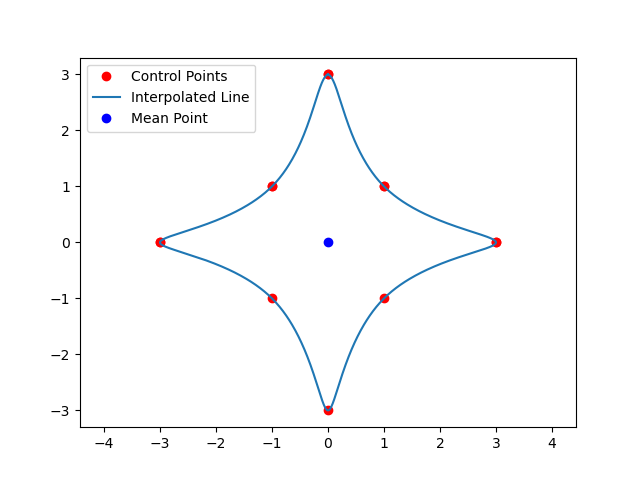
#> input picture file1.png, 640 x 480 px, given in place of 四面体.mp4, which was not available
$ jupyter execute try.ipynb
#> lines starting #> are read from the running program, lines starting #| are printed output that depends on the picture; pictures that were not available may be replaced by others from this repository, and a replacement may not be noted
### kon/pixel_converter.py
import cv2

def get_video_dpi(video_path):
    try:
        cap = cv2.VideoCapture(video_path)
        ret, frame = cap.read()
        if ret:
            dpi = frame.shape[1]  # 幅をDPI情報として使用
            cap.release()
            return dpi
        else:
            cap.release()
            return None
    except Exception as e:
        return str(e)

# [4 lines left out: function pixel_to_mm, not called in this run]

### try.ipynb
[cell 1]
#リスト内リストで格納されている座標情報について、x,yを別々のリストに格納する
Contour = [[1,2],[1,3],[3,4],[4,5]]
x = []
y = []
for i in range(len(Contour)):
    x.append(Contour[i][0])
    y.append(Contour[i][1])
print(x)
print(y)

[cell 2]
import numpy as np

x = [1, 1, 3, 4]
y = [2, 3, 4, 5]

r_exp = []
theta_exp = []
#arctan()の返り値を0~2πにして、超えた分はθ+2πとして記録する
first_try = True
second_loop = False
for i in range(len(x)):
    r_exp.append(np.sqrt(x[i] ** 2 + y[i] ** 2))
    theta_check = np.arctan2(y[i],x[i])
    if theta_check > 0 and second_loop == False:
        theta_exp.append(theta_check)
    elif theta_check < 0 and second_loop == False:
        theta_exp.append(2*np.pi+theta_check)
    elif theta_check == 0 and first_try == True:
        theta_exp.append(0)
        first_try = False
    elif theta_check == 0 and first_try == False:
        theta_exp.append(2*np.pi)
        second_loop = True
    if theta_check > 0 and second_loop == True:
        theta_exp.append(theta_check + 2*np.pi)
    elif theta_check < 0 and second_loop == True:
        theta_exp.append(2*np.pi+theta_check + 2*np.pi)


print(r_exp)
print(theta_exp)

[cell 3]
import matplotlib.pyplot as plt
Contour_all = [[3,0],[2,0.5],[1,1],[0.7,2],[0,3],[-0.3,2],[-1,1],[-2,1],[-3,0],[2,-0.3],[-1,-1],[0.4,-2],[0,-3],[0.6,-2],[1,-1],[2,-0.3],[3,0]]

x, y = zip(*Contour_all)
plt.scatter(x, y)
plt.show()

[cell 4]
#一つの条件のみ表示する
import math
import numpy as np
import matplotlib.pyplot as plt

a = 1
b = 1
c = 1
d = 0
m = 1

r = []
theta = np.linspace(0, 2*np.pi, 1000)
for i in range(len(theta)):
    r.append(a*(2.0 - b * abs(math.sin(1.5 * c *(theta[i]-d))**m)))

x = r * np.cos(theta)
y = r * np.sin(theta)

fig = plt.figure(figsize = (10,6))
#グラフを描画するsubplot領域を作成。
ax1 = fig.add_subplot(2, 2, 1)
ax2 = fig.add_subplot(2, 2, 2)
#フォント設定
plt.rcParams["font.family"] = "Arial"
ax1.plot(theta, r)
ax2.plot(x, y)
ax1.set_xlabel('θ')
ax2.set_xlabel('x')
ax1.set_ylabel('r')
ax2.set_ylabel('y')
#テキストボックスの生成
textstr = '\n'.join((
    r'$a=%.2f$' % (a, ),
    r'$b=%.2f$' % (b, ),
    r'$c=%.2f$' % (c, ),
    r'$d=%.2f$' % (d, ),
    r'$m=%.2f$' % (m, )))
# 数式の文字列を生成
equation_str = r'$r=a×(2-b|sin(1.5c(θ - d))|^m)$'
# テキストボックスの属性を設定
props = dict(boxstyle='round', facecolor='white', alpha=0.5)

# テキストボックスを座標 (0.05, 0.95) に配置
ax2.text(0.05, 0.95, textstr, transform=ax2.transAxes, fontsize=10,
        verticalalignment='top', bbox=props)
ax1.text(0.05, 0.95, equation_str, transform=ax1.transAxes, fontsize=12,
        verticalalignment='top', bbox=props)
ax1.set_xlim([0, 6.3])
ax1.set_ylim([0, 4])
ax2.set_xlim([-5, 5])
ax2.set_ylim([-3, 3])

plt.show()
#> figure, not shown here; panel 1: curve peaks at x = 0, y = 2

[cell 5]
#一つの条件のみ表示する
import math
import numpy as np
import matplotlib.pyplot as plt

a = 1 #拡大
b = 1 #遷移1
c = np.pi/3*2 #回転
d = 1 #遷移2
cons = np.pi/3 #定数


r = []
theta = np.linspace(0, 2*np.pi, 1000)
for i in range(len(theta)):
    tmp = (d*theta[i]-c) % (np.pi/1.5)
    #r.append(a*(2.0 - b * abs(math.sin(1.5 * c *(theta[i]-d))**m)))
    r.append(a*(b*(1/math.cos(tmp-cons)-2)+2))

x = r * np.cos(theta)
y = r * np.sin(theta)

fig = plt.figure(figsize = (10,6))
#グラフを描画するsubplot領域を作成。
ax1 = fig.add_subplot(2, 2, 1)
ax2 = fig.add_subplot(2, 2, 2)
#フォント設定
plt.rcParams["font.family"] = "Arial"
ax1.plot(theta, r)
ax2.plot(x, y)
ax1.set_xlabel('θ')
ax2.set_xlabel('x')
ax1.set_ylabel('r')
ax2.set_ylabel('y')
#テキストボックスの生成
textstr = '\n'.join((
    r'$a=%.2f$' % (a, ),
    r'$b=%.2f$' % (b, ),
    r'$c=%.2f$' % (c, ),
    r'$d=%.2f$' % (d, ),))
# 数式の文字列を生成
equation_str = r'$r=a(b(sec(θ - π/3)-2)+2)$'
# テキストボックスの属性を設定
props = dict(boxstyle='round', facecolor='white', alpha=0.5)

# テキストボックスを座標 (0.05, 0.95) に配置
ax2.text(0.05, 0.95, textstr, transform=ax2.transAxes, fontsize=10,
        verticalalignment='top', bbox=props)
ax1.text(0.05, 0.95, equation_str, transform=ax1.transAxes, fontsize=12,
        verticalalignment='top', bbox=props)
ax1.set_xlim([0, 6.3])
ax1.set_ylim([0, 4])
ax2.set_xlim([-5, 5])
ax2.set_ylim([-3, 3])
#余白の自動調整
plt.tight_layout()

path = "figure_b_{}_d_{}".format(b,d)
plt.savefig("/Users/nametakouhei/name/画像ファイル/{}".format(path),bbox_inches='tight')
#> figure, not shown here; panel 1: curve peaks at x = 0, y = 2
plt.show()

[cell 6]
#網羅的に画像の描画をする
import math
import numpy as np
import matplotlib.pyplot as plt

a = 1 #拡大
b = np.arange(0, 1.25, 0.25) #遷移1
c = 0 #回転
d = np.arange(1/3, 5/3, 1/3) #遷移2
cons = np.pi/3 #定数

theta = np.linspace(0, 2*np.pi, 100)

for j,_ in enumerate(b):
    for i,_ in enumerate(d):
        #break
        r = []
        path = "i_{}_j_{}.jpg".format(i,j)
        for k in range(len(theta)):
            #r.append(2 - i * abs(math.sin(3/2 * j * (theta[k] - c))))
            tmp = (d[i]*theta[k]-c) % (np.pi/1.5)
            r.append(a*(b[j]*(1/math.cos(tmp-cons)-2)+2))

        x = np.array(r) * np.cos(theta)  # xの計算を修正
        y = np.array(r) * np.sin(theta)  # yの計算を修正

        fig = plt.figure(figsize = (10,6))

        #グラフを描画するsubplot領域を作成。
        ax1 = fig.add_subplot(2, 2, 1)
        ax2 = fig.add_subplot(2, 2, 2)
        #テキストボックスの生成
        textstr = '\n'.join((
            r'$a=%.2f$' % (a, ),
            r'$b=%.2f$' % (b[j], ),
            r'$c=%.2f$' % (c, ),
            r'$d=%.2f$' % (d[i], ),))
        # 数式の文字列を生成
        equation_str = r'$r=a(b(sec(θ - π/3)-2)+2)$'
        # テキストボックスの属性を設定
        props = dict(boxstyle='round', facecolor='white', alpha=0.5)
        #グラフの軸の設定
        ax1.plot(theta, r)
        ax2.plot(x, y)
        ax1.set_xlabel('θ')
        ax2.set_xlabel('x')
        ax1.set_ylabel('r')
        ax2.set_ylabel('y')
        ax1.set_xlim([0, 6.3])
        ax1.set_ylim([0, 4])
        ax2.set_xlim([-5, 5])
        ax2.set_ylim([-3, 3])

        ax2.text(0.05, 0.95, textstr, transform=ax2.transAxes, fontsize=10,
        verticalalignment='top', bbox=props)
        ax1.text(0.05, 0.95, equation_str, transform=ax1.transAxes, fontsize=12,
        verticalalignment='top', bbox=props)

        plt.savefig("/Users/nametakouhei/name/画像ファイル/{}".format(path))
#> figure, not shown here; panel 1: curve peaks at x = 0, y = 2
#> figure, not shown here; panel 1: curve peaks at x = 0, y = 2
#> figure, not shown here; panel 1: curve peaks at x = 0, y = 2
#> figure, not shown here; panel 1: curve peaks at x = 0, y = 2
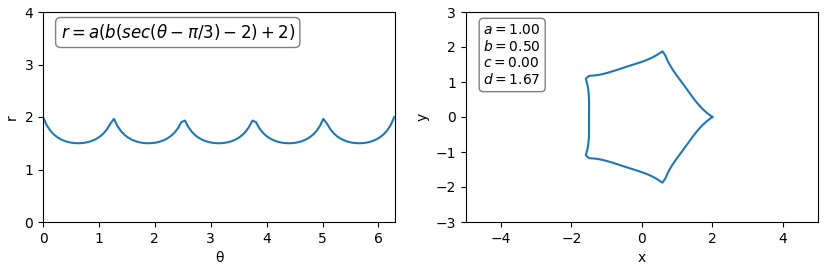
#> figure drawn by matplotlib, 2 panels; panel 1: curve peaks at x = 0, y = 2
#> figure, not shown here; panel 1: curve peaks at x = 0, y = 2
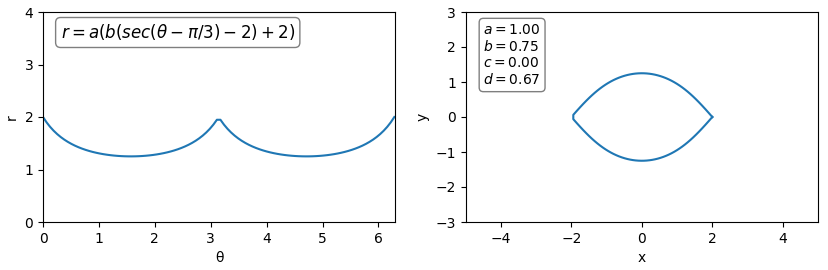
#> figure drawn by matplotlib, 2 panels; panel 1: curve peaks at x = 0, y = 2
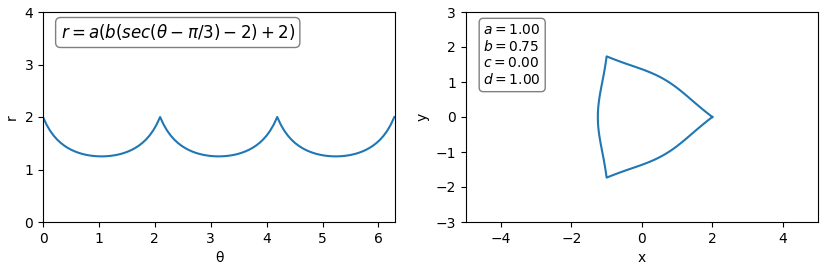
#> figure drawn by matplotlib, 2 panels; panel 1: curve peaks at x = 0, y = 2
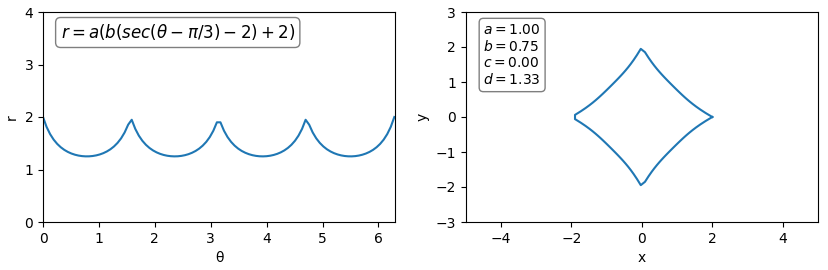
#> figure drawn by matplotlib, 2 panels; panel 1: curve peaks at x = 0, y = 2
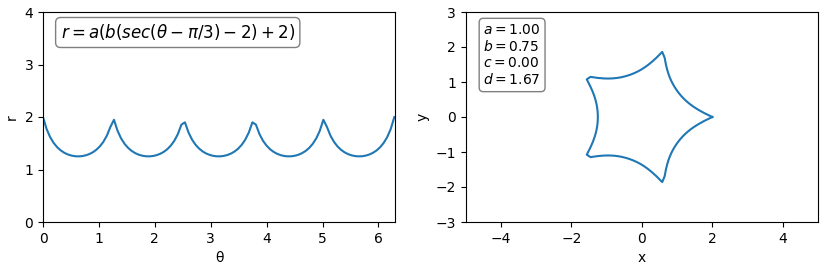
#> figure drawn by matplotlib, 2 panels; panel 1: curve peaks at x = 0, y = 2
#> figure, not shown here; panel 1: curve peaks at x = 0, y = 2
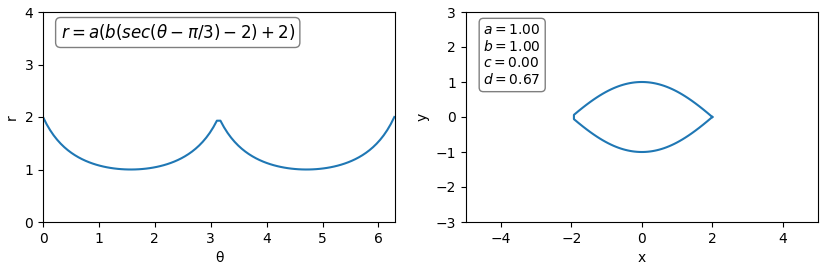
#> figure drawn by matplotlib, 2 panels; panel 1: curve peaks at x = 0, y = 2
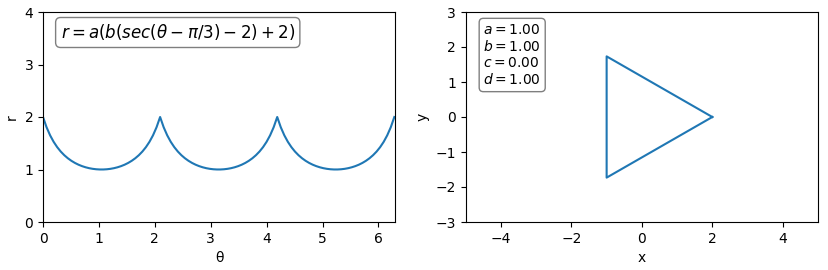
#> figure drawn by matplotlib, 2 panels; panel 1: curve peaks at x = 0, y = 2
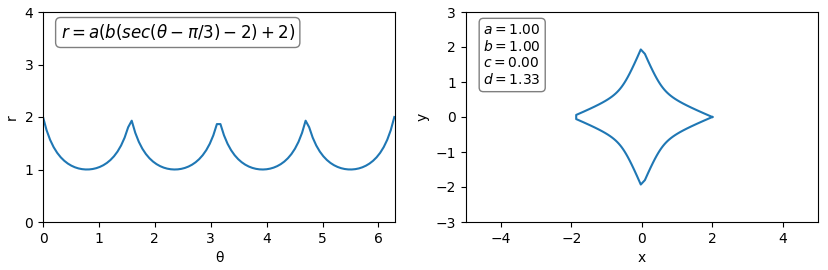
#> figure drawn by matplotlib, 2 panels; panel 1: curve peaks at x = 0, y = 2
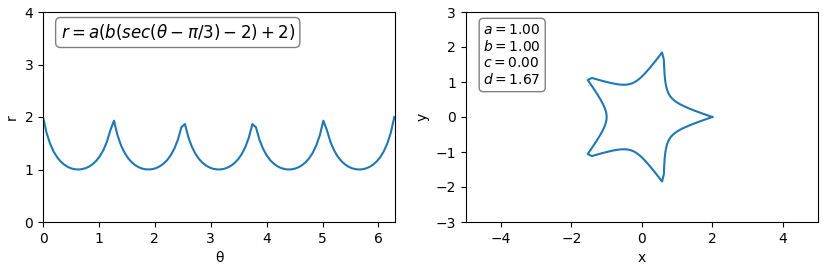
#> figure drawn by matplotlib, 2 panels; panel 1: curve peaks at x = 0, y = 2

[cell 7]
import math
import numpy as np
import matplotlib.pyplot as plt

a = 1  # 拡大
b = np.arange(-0.25, 1.5, 0.25)  # 遷移1
c = 0  # 回転
d = np.arange(0, 2.25, 1/3)  # 遷移2
cons = np.pi/3  # 定数

theta = np.linspace(0, 2*np.pi, 200)

# グラフのサイズ
num_rows = min(len(b), len(d))
num_cols = max(len(b), len(d))

fig, axs = plt.subplots(num_rows, num_cols, figsize=(15, 15), sharex=True, sharey=True)

for j, bj in enumerate(b):
    for i, di in enumerate(d):
        if i < num_rows and j < num_cols:  # 現在のインデックスが有効な範囲内か確認
            r = []
            for k in range(len(theta)):
                tmp = (di*theta[k]-c) % (np.pi/1.5)
                r.append(a*(bj*(1/math.cos(tmp-cons)-2)+2))

            x = np.array(r) * np.cos(theta)
            y = np.array(r) * np.sin(theta)

            ax1 = axs[i, j]
            #ax2 = ax1.inset_axes([0.5, 0.5, 0.45, 0.45])

            textstr = '\n'.join((
                r'$b=%.2f$' % (bj, ),
                r'$d=%.2f$' % (di, ),))

            #equation_str = r'$r=a(b(\sec(θ - π/3)-2)+2)$'
            props = dict(boxstyle='round', facecolor='white', alpha=0.5)

            ax1.plot(x, y)
            ax1.set_xlabel('x')
            ax1.set_ylabel('y')
            ax1.set_xlim([-4, 4])
            ax1.set_ylim([-4, 4])

            ax1.text(0.05, 0.95, textstr, transform=ax1.transAxes, fontsize=10,
                     verticalalignment='top', bbox=props)

# レイアウトの調整
fig.tight_layout()
plt.subplots_adjust(wspace=-0.012,hspace=0)

# 保存
plt.savefig("/Users/nametakouhei/name/画像ファイル/output_matrix.png")
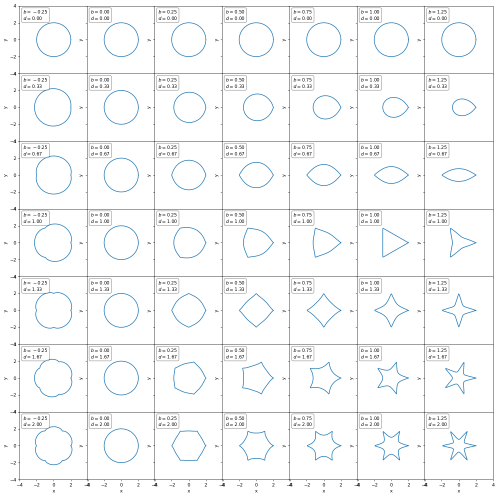
#> figure drawn by matplotlib, 49 panels

# 表示
plt.show()

[cell 8]
#動画読み込み、フレームごと処理、輪郭と重心の計算
import cv2
import os
import sys
import numpy as np
import matplotlib.pyplot as plt
import math
import pandas as pd
from kon import pixel_converter
from kon import assemble_frames_with_order_numbers
from kon import table_image_generator

# ビデオデータの読み込み
filename = "/Users/nametakouhei/name/画像ファイル/四面体.mp4"
base_path= "/Users/nametakouhei/name/画像ファイル/保存データ/"
# 動画ファイルのベース名を取得
video_base_name = os.path.splitext(os.path.basename(filename))[0]

# 動画ごとのディレクトリを作成
video_directory = os.path.join(base_path, video_base_name)
os.makedirs(video_directory, exist_ok=True)  # 既に存在している場合は作成しない
# 新しいフォルダのベース名を指定
folder_names = ["d_image", "d_contours", "d_result", "d_threshold", "d_graph"]

# 新しいフォルダを作成
for folder_name in folder_names:
    new_folder_path = os.path.join(video_directory, folder_name)
    os.makedirs(new_folder_path, exist_ok=True)

# 動画の読み込み
cap = cv2.VideoCapture(filename=filename)
#動画ファイルの情報を取得する
width = cap.get(cv2.CAP_PROP_FRAME_WIDTH)
hight = cap.get(cv2.CAP_PROP_FRAME_HEIGHT)
total_frame = cap.get(cv2.CAP_PROP_FRAME_COUNT)
fps = cap.get(cv2.CAP_PROP_FPS)
print("総フレーム数: ", total_frame)
print("fps: ", fps)
print("動画の長さ: ", total_frame/fps, "[sec]")
# 動画のdpiを取得
video_path = filename
dpi = pixel_converter.get_video_dpi(video_path)
#> in get_video_dpi, frame is the input picture: shape (480, 640, 3); mean B, G, R 251.2, 250.6, 250.4
#> dpi = 640
print(dpi)
#| 640

frame_count = 0  # フレームのカウントを初期化
prev_cx = None  # 前のフレームの重心 x 座標
prev_cy = None  # 前のフレームの重心 y 座標
# グラフ用のデータ格納リスト
area_data = []
perimeter_data = []
moment_data = []
# 重心距離のデータを格納するリスト
centroid_distance_data = []
speed_data = []  # 速度情報を格納するリスト、最初の値を0に初期化
# 重心の座標を格納するリスト
centroid_x_list = []
centroid_y_list = []
centroid_data = []
radius_data = [] # 半径データを格納するためのリスト
# ㎜単位の速度情報を格納するリスト
speed_mm_per_s_data = []
# ㎜単位の重心y座標を格納するリスト
centroid_y_mm_data = []
# ㎜単位の気泡半径を格納するリスト
sphere_radius_mm_data = []
# フレームを格納するリスト
frames = []
# 水平方向と鉛直方向の気泡径のデータを格納するリスト
base_lengths = []
heights = []
base_length_mm_data = []
height_mm_data = []

# 開始フレームを設定
start_frame = 45
# 開始フレームまで読み込む
for _ in range(start_frame):
    ret, _ = cap.read()
    if not ret:
        print("Error: Failed to read frames.")
        sys.exit(1)

while cap.isOpened() and frame_count < 60:  # 90枚分の処理を行う
    ret, frame = cap.read()
    if ret:
        num = frame_count
        path = os.path.join(video_directory, "d_image/")
        contours_path = os.path.join(video_directory, "d_contours/")
        result_path = os.path.join(video_directory, "d_result/")
        threshold_path = os.path.join(video_directory, "d_threshold/")

        image_path = path + "picture{:0=3}.bmp".format(num)
        cv2.imwrite(image_path, frame)

        color_image = cv2.imread(image_path, cv2.IMREAD_COLOR)
        if color_image is None:
            print(f"Error: Failed to load image from {image_path}")
            sys.exit(1)

        gray_image = cv2.cvtColor(color_image, cv2.COLOR_BGR2GRAY)
        blurred_image = cv2.bilateralFilter(gray_image, 7, 15, 15 )
        ret, binary = cv2.threshold(blurred_image, 0, 255, cv2.THRESH_BINARY_INV + cv2.THRESH_OTSU)
        thresholds_path = threshold_path + "threshold_picture{:0=3}.bmp".format(num)
        cv2.imwrite(thresholds_path, binary)

        raw_contours, _ = cv2.findContours(binary, cv2.RETR_TREE, cv2.CHAIN_APPROX_NONE)
        raw_img_with_contours = frame.copy()
        cv2.drawContours(raw_img_with_contours, raw_contours, -1, (0, 255, 0), 2)
        raw_contours_image_path = os.path.join(contours_path, "raw_contours_picture{:0=3}.bmp".format(num))
        cv2.imwrite(raw_contours_image_path, raw_img_with_contours)

        contours, _ = cv2.findContours(binary, cv2.RETR_TREE, cv2.CHAIN_APPROX_NONE)
        #print(contours)
        conditions = {
            "min_contour_area": 5000,
            "max_contour_area": 20000,
        }

        filtered_contours = []
        area_data = []
        perimeter_data = []
        moment_data = []

        for idx, contour in enumerate(contours):
            contour_area = cv2.contourArea(contour)

            if (
                ("min_contour_area" not in conditions or contour_area >= conditions["min_contour_area"]) and
                ("max_contour_area" not in conditions or contour_area <= conditions["max_contour_area"])
            ):
                filtered_contours.append(contour)
                area_data.append(contour_area)
                perimeter_data.append(cv2.arcLength(contour, True))
                M = cv2.moments(contour)
                filtered_cx = int(M['m10'] / M['m00']) if M["m00"] != 0 else 0
                filtered_cy = int(M['m01'] / M['m00']) if M["m00"] != 0 else 0
                moment_data.append((filtered_cx, filtered_cy))
